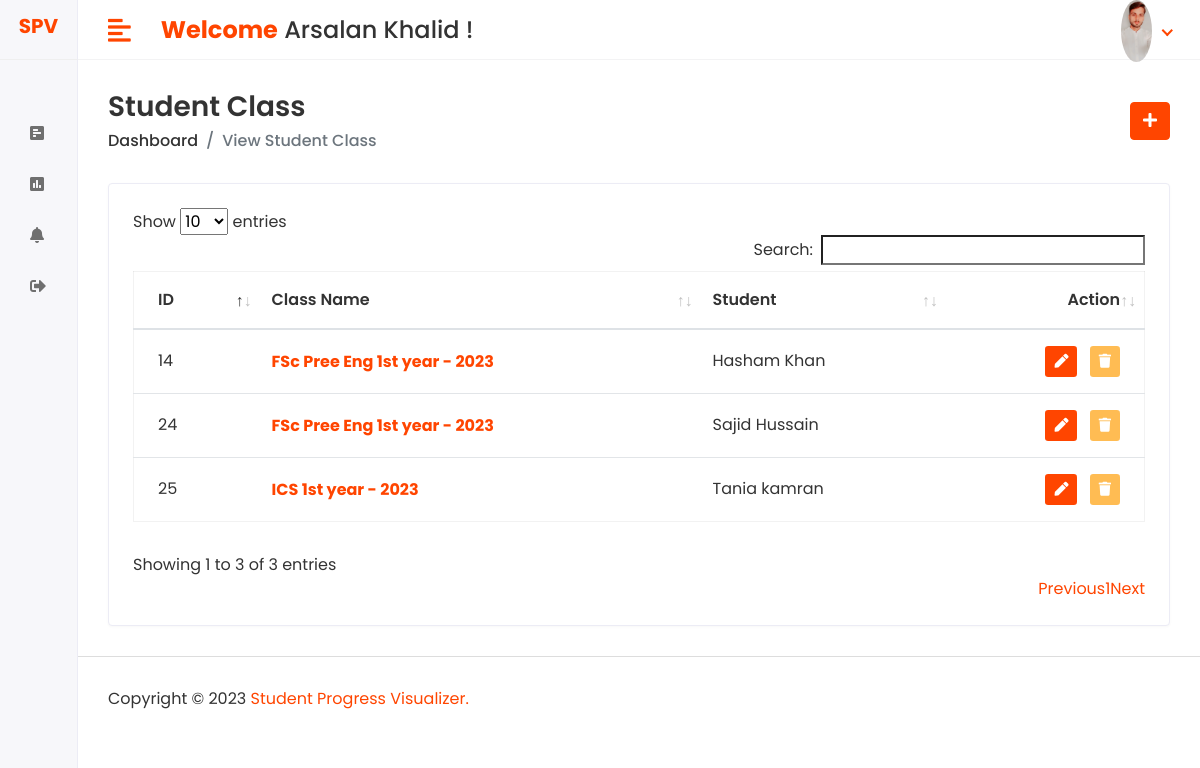
/Hod/Student/Class/View (signed in), run on the app's committed database.
### FYP_App/models.py (models this page shows, shortened)
class CustomUser(AbstractUser):
    USER = (
        (1, 'HOD'),
        (2, 'STAFF'),
        (3, 'STUDENT'),
    )
    user_type = models.IntegerField(choices=USER, default=1)
    profile_pic = models.ImageField(upload_to='media/profile_pic')

class Student_Class(models.Model):
    student = models.ForeignKey(Student, on_delete=models.CASCADE)
    class_name = models.ForeignKey(Class, on_delete=models.CASCADE)

class Class(models.Model):
    class_name= models.CharField(max_length=100)
    session_id = models.ForeignKey(Session_Year,on_delete=models.DO_NOTHING)
    def __str__(self):
        return self.class_name + " - " + str(self.session_id)

class Session_Year(models.Model):
    session = models.CharField(max_length=4)
    def __str__(self):
        return self.session

class Student(models.Model):
    admin = models.OneToOneField(CustomUser, on_delete=models.CASCADE)
    address = models.TextField()
    gender = models.CharField(max_length=100)
    created_at = models.IntegerField()
    updated_at = models.DateField(auto_now=True)
    def __str__(self):
        return self.admin.first_name + " " + self.admin.last_name

### FYP_Fold/HOD_views.py (the view)
# urls.py: path('Hod/Student/Class/View', HOD_views.VIEW_STUDENT_CLASS, name="view_student_class"),
@login_required(login_url='/')
def VIEW_STUDENT_CLASS(request):
    stu_class = Student_Class.objects.all()
    context = {
        'stu_class': stu_class,
    }
    return render(request, 'HOD/view_stu_class.html', context)

### templates/HOD/view_stu_class.html (shortened to what this page needs)
{% extends 'base.html' %}
{% block content %}
<div class="content container-fluid">
   <div class="page-header">
      <div class="row align-items-center">
         <div class="col">
            <h3 class="page-title">Student Class</h3>
            <ul class="breadcrumb">
               <li class="breadcrumb-item"><a href="{% url 'hod_home' %}">Dashboard</a></li>
               <li class="breadcrumb-item active">View Student Class</li>
            </ul>
         </div>
         <div class="col-auto text-right float-right ml-auto">
            <a href="{% url 'add_student_class' %}" class="btn btn-primary"><i class="fas fa-plus"></i></a>
         </div>
      </div>
   </div>
   <div class="row">
      <div class="col-sm-12">
         <div class="card card-table">
            <div class="card-body">
               <div class="table-responsive">
                  <table id="table_id" class="table table-hover table-center mb-0">
                     <thead>
                     <tr>
                        <th>ID</th>
                        <th>Class Name</th>
                        <th>Student</th>
                        <th class="text-right">Action</th>
                     </tr>
                     </thead>
                     <tbody>
                     {% for i in stu_class %}
                        <td>{{i.id}}</td>
                        <td>
                           <h2 class="table-avatar">
                              <a href="student-details.html">{{i.class_name}}</a>
                           </h2>
                        </td>
                        <td>{{i.student}}</td>
                        <td class="text-right">
                           <div class="actions">
                              <a href="{% url 'edit_student_class' i.id %}" class="btn btn-sm bg-success-light mr-2">
                                 <i class="fas fa-pen"></i>
                              </a>
                              <a href="{% url 'delete_student_class' i.id %}" class="btn btn-sm bg-danger-light">
                                 <i class="fas fa-trash"></i>
                              </a>
                           </div>
                        </td>
                     {% endfor %}
                     </tbody>
                  </table>
               </div>
            </div>
         </div>
      </div>
   </div>
</div>
{% endblock %}

### templates/includes/header.html (shortened to what this page needs)
{% load static %}
<div class="header">
            <div class="header-left">
                {% if user.user_type == 1 %}
               <a href="{% url 'hod_home' %}" class="logo logo-small">
                  <h5><b>SPV</b></h5>
               </a>
                 {% elif user.user_type == 2 %}
                <a href="{% url 'staff_home' %}" class="logo logo-small">
                  <h5><b>SPV</b></h5>
               </a>
                {% else %}
                <a href="{% url 'student_home' %}" class="logo logo-small">
                  <h5><b>SPV</b></h5>
               </a>
                {% endif %}
            </div>
            <a href="javascript:void(0);" id="toggle_btn">
            <i class="fas fa-align-left color-orange"></i>
            </a>
            <div class="top-nav-search mt-3">
               <h4><strong class="color-orange">Welcome</strong> <span>{{user.first_name}} {{user.last_name}} !</span></h4>
            </div>
            <ul class="nav user-menu">
               <li class="nav-item dropdown has-arrow">
                  <a href="#" class="dropdown-toggle nav-link" data-toggle="dropdown">
                      {% if user.profile_pic == "" %}
                        <span class="user-img"><img class="rounded-circle" src="{% static 'assets/img/login.jpg' %}" width="31" alt="{{user.last_name}}"></span>
                      {% else %}
                        <span class="user-img"><img class="rounded-circle" src="/{{user.profile_pic}}" width="31" alt="{{user.last_name}}"></span>
                      {% endif %}
                  </a>
               </li>
            </ul>
         </div>

### static/assets/css/style.css (style rules this page uses)
html { height: 100%; }
body { background-color: #fff; color: #333; font-family: 'Poppins', sans-serif; font-size: 1rem; height: 100%; line-height: 1.5; overflow-x: hidden; }
.color-orange { color: orangered; }
h1, h2, h3, h4, h5, h6 { font-family: 'Poppins', sans-serif; margin-top: 0; }
a { color: orangered; }
input, button, a { transition: all 0.4s ease; -moz-transition: all 0.4s ease; -o-transition: all 0.4s ease; -ms-transition: all 0.4s ease; -webkit-transition: all 0.4s ease; }
ul, ol { padding: 0px; list-style: none; }
.table { color: #333; max-width: 100%; margin-bottom: 0; width: 100%; }
.table.dataTable { border-collapse: collapse !important; border: 1px solid rgba(0, 0, 0, 0.05); }
table.table td h2 { display: inline-block; font-size: inherit; font-weight: 400; margin: 0; padding: 0; vertical-align: middle; }
table.table td h2.table-avatar { align-items: center; display: inline-flex; font-size: inherit; font-weight: 400; margin: 0; padding: 0; vertical-align: middle; white-space: nowrap; }
table.table td h2 a { color: orangered; font-weight:bold; }
.table thead tr th { font-weight: 600; }
.table.table-center td, .table.table-center th { vertical-align: middle; }
.card-table .card-body .table > thead > tr > th { border-top: 0; }
.card-table .card-body .table tr td:first-child, .card-table .card-body .table tr th:first-child { padding-left: 1.5rem; }
.card-table .card-body .table tr td:last-child, .card-table .card-body .table tr th:last-child { padding-right: 1.5rem; }
.card-table .table td, .card-table .table th { border-top: 1px solid #e2e5e8; padding: 1rem 0.75rem; white-space: nowrap; }
.btn-primary { background-color: orangered; border: 1px solid orangered; }
.card { border: 1px solid #ececf5; box-shadow: 0 1px 3px 0 rgba(0, 0, 0, 0.03); margin-bottom: 1.875rem; }
.card-body { padding: 1.5rem; }
.bg-danger-light { background-color:#FFBC53 !important; color:#fff !important; }
.bg-success-light { background-color: orangered; color: #fff; }
.header { background-color: #fff; border-bottom: 1px solid #f3f3f4; left: 0; position: fixed; right: 0; top: 0; z-index: 1001; height: 60px; }
.header .header-left { float: left; height: 60px; padding: 0 20px; position: relative; width: 320px; z-index: 1; transition: all 0.2s ease-in-out; background-color: #f7f7fa; border-bottom: 1px solid #efefef; border-right: 1px solid #ececf5; display: flex; align-items: center; }
.mini-sidebar .header .header-left { justify-content: center; }
.header .header-left .logo { display: inline-block; line-height: 60px; }
.header-left .logo.logo-small { display: none; }
.header .dropdown-toggle:after { display: none; }
.header .has-arrow .dropdown-toggle:after { border-top: 0; border-left: 0; border-bottom: 2px solid orangered; border-right: 2px solid orangered; content: ''; height: 8px; display: inline-block; pointer-events: none; -webkit-transform-origin: 66% 66%; -ms-transform-origin: 66% 66%; transform-origin: 66% 66%; -webkit-transform: rotate(45deg); -ms-transform: rotate(45deg); transform: rotate(45deg); -webkit-transition: all 0.15s ease-in-out; transition: all 0.15s ease-in-out; width: 8px; vertical-align: 0px; }
.user-menu { float: right; margin: 0; position: relative; z-index: 99; padding-right: 15px; }
.user-menu.nav > li > a { color: #a0a0a0; font-size: 14px; line-height: 58px; padding: 0 15px; height: 60px; }
.user-img { margin-right: 3px; position: relative; }
.top-nav-search { float: left; margin-left: 15px; }
.page-wrapper > .content { padding: 1.875rem 1.875rem 0; }
.page-header { margin-bottom: 1.875rem; }
.page-header .breadcrumb { background-color: transparent; color: #6c757d; font-size: 1rem; font-weight: 500; margin-bottom: 0; padding: 0; }
.page-header .breadcrumb a { color: #333; }
.page-title { font-size: 28px; font-weight: 600; color: #333; margin-bottom: 5px; }
@media (min-width: 992px) { #toggle_btn { align-items: center; color: orangered; display: inline-flex; float: left; font-size: 26px; height: 60px; justify-content: center; margin-left: 15px; padding: 0 15px; } }
@media (min-width: 992px) { .mini-sidebar .header .header-left .logo { display: none; } }
@media (min-width: 992px) { .mini-sidebar .header-left .logo.logo-small { display: block; } }
@media (min-width: 992px) { .mini-sidebar .header .header-left { padding: 0 5px; width: 78px; } }

### data on the page
CustomUser: first_name "Arsalan", last_name "Khalid", profile_pic (picture)
Student_Class: id "14", class_name "FSc Pree Eng 1st year - 2023", student "Hasham Khan"
Student_Class: id "24", class_name "FSc Pree Eng 1st year - 2023", student "Sajid Hussain"
Student_Class: id "25", class_name "ICS 1st year - 2023", student "Tania kamran"
